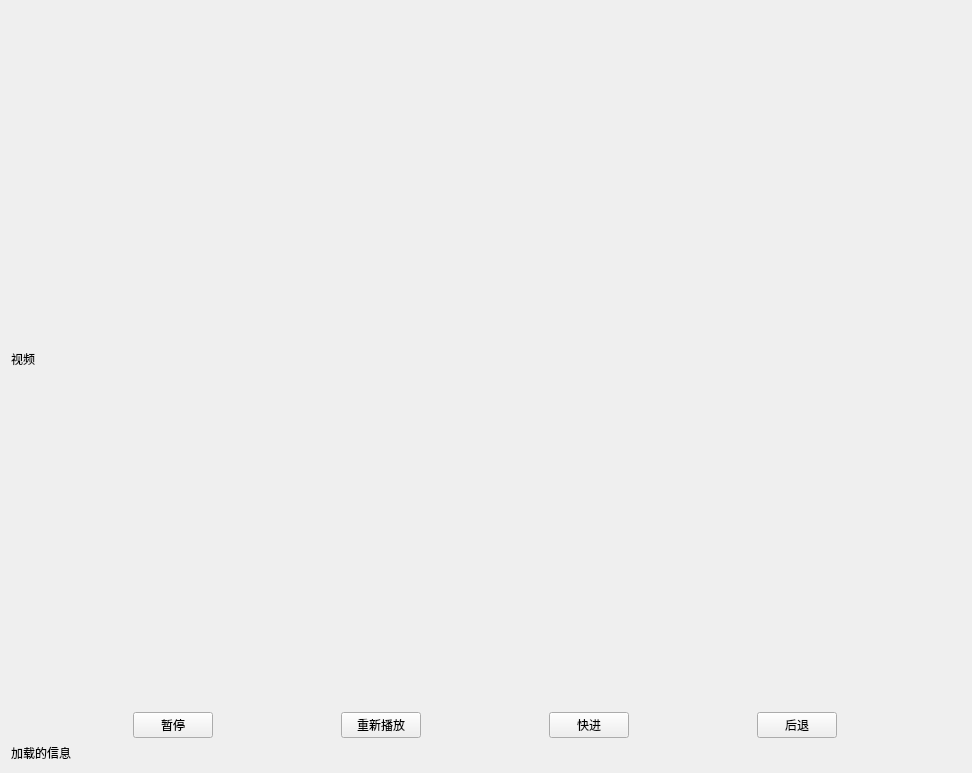
<?xml version="1.0" encoding="UTF-8"?>
<ui version="4.0">
 <class>Form</class>
 <widget class="QWidget" name="Form">
  <property name="geometry">
   <rect>
    <x>0</x>
    <y>0</y>
    <width>972</width>
    <height>773</height>
   </rect>
  </property>
  <property name="windowTitle">
   <string>展示结果</string>
  </property>
  <layout class="QVBoxLayout" name="verticalLayout_2">
   <item>
    <layout class="QVBoxLayout" name="verticalLayout" stretch="11,1">
     <item>
      <widget class="QLabel" name="Video_Label">
       <property name="text">
        <string>视频</string>
       </property>
      </widget>
     </item>
     <item>
      <layout class="QHBoxLayout" name="horizontalLayout">
       <item>
        <widget class="QPushButton" name="play">
         <property name="sizePolicy">
          <sizepolicy hsizetype="Fixed" vsizetype="Fixed">
           <horstretch>0</horstretch>
           <verstretch>0</verstretch>
          </sizepolicy>
         </property>
         <property name="text">
          <string>暂停</string>
         </property>
        </widget>
       </item>
       <item>
        <widget class="QPushButton" name="replay">
         <property name="sizePolicy">
          <sizepolicy hsizetype="Fixed" vsizetype="Fixed">
           <horstretch>0</horstretch>
           <verstretch>0</verstretch>
          </sizepolicy>
         </property>
         <property name="text">
          <string>重新播放</string>
         </property>
        </widget>
       </item>
       <item>
        <widget class="QPushButton" name="forward">
         <property name="sizePolicy">
          <sizepolicy hsizetype="Fixed" vsizetype="Fixed">
           <horstretch>0</horstretch>
           <verstretch>0</verstretch>
          </sizepolicy>
         </property>
         <property name="text">
          <string>快进</string>
         </property>
        </widget>
       </item>
       <item>
        <widget class="QPushButton" name="back">
         <property name="sizePolicy">
          <sizepolicy hsizetype="Fixed" vsizetype="Fixed">
           <horstretch>6</horstretch>
           <verstretch>0</verstretch>
          </sizepolicy>
         </property>
         <property name="text">
          <string>后退</string>
         </property>
        </widget>
       </item>
      </layout>
     </item>
    </layout>
   </item>
   <item>
    <layout class="QHBoxLayout" name="horizontalLayout_2">
     <item>
      <widget class="QLabel" name="LoadingInfo">
       <property name="text">
        <string>加载的信息</string>
       </property>
      </widget>
     </item>
    </layout>
   </item>
  </layout>
 </widget>
 <resources/>
 <connections/>
</ui>
